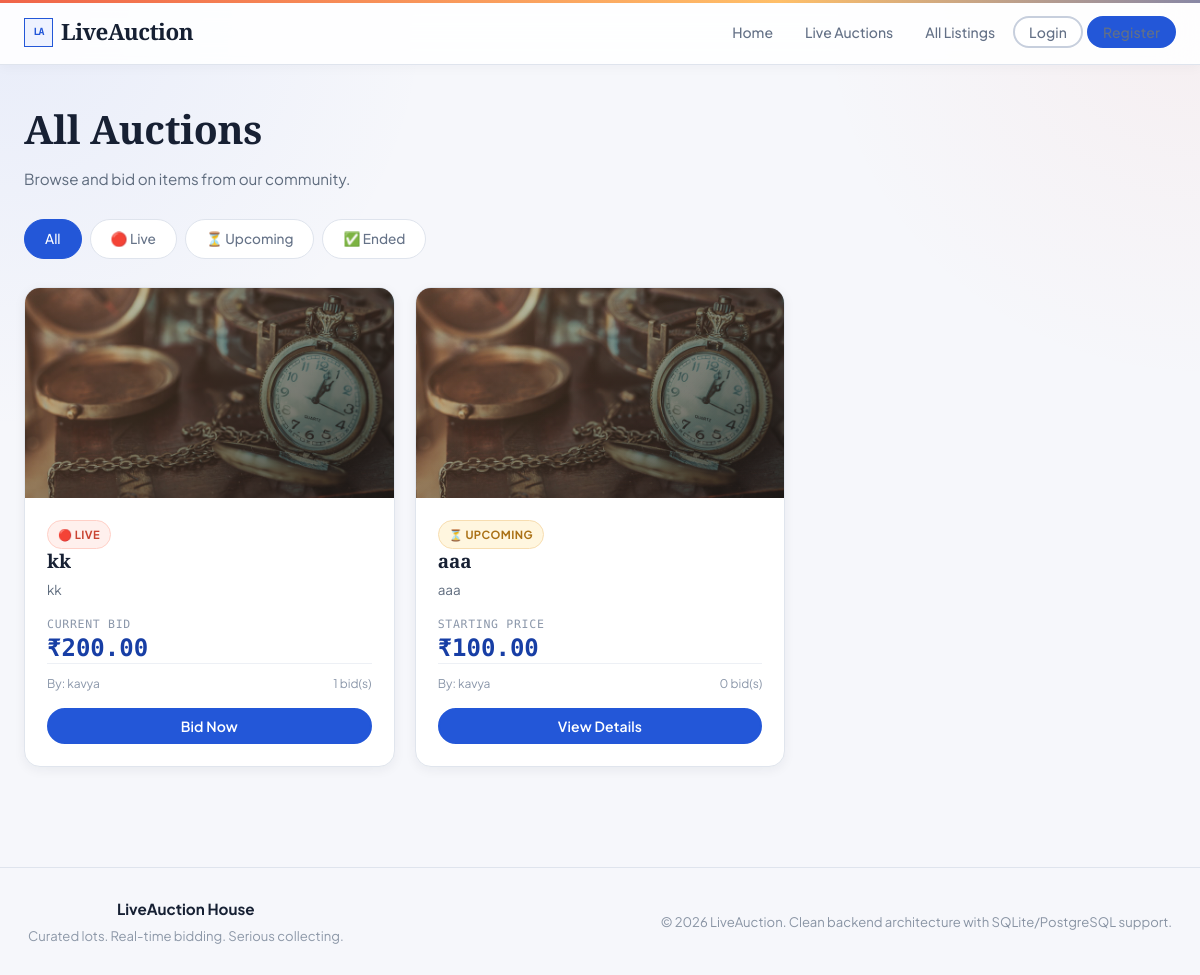
Page /auctions/ on the committed database.
### auctions/models.py (models this page shows, shortened)
class AuctionItem(models.Model):
    STATUS_CHOICES = [
        ('upcoming', 'Upcoming'),
        ('live', 'Live'),
        ('ended', 'Ended'),
    ]
    title = models.CharField(max_length=200)
    description = models.TextField()
    image = models.ImageField(upload_to='auction_images/', blank=True, null=True)
    seller = models.ForeignKey(User, on_delete=models.CASCADE, related_name='items_listed')
    starting_price = models.DecimalField(max_digits=10, decimal_places=2)
    current_price = models.DecimalField(max_digits=10, decimal_places=2)
    start_time = models.DateTimeField()
    end_time = models.DateTimeField()
    status = models.CharField(max_length=10, choices=STATUS_CHOICES, default='upcoming')
    created_at = models.DateTimeField(auto_now_add=True)
    class Meta:
        ordering = ['-created_at']
    def update_status(self):
        now = timezone.now()
        if now < self.start_time:
            self.status = 'upcoming'
        elif self.start_time <= now <= self.end_time:
            self.status = 'live'
        else:
            self.status = 'ended'
        self.save()

### auctions/views.py (the view)
# urls.py: path('auctions/', views.auction_list, name='auction_list'),
def auction_list(request):
    status_filter = request.GET.get('status', 'all')
    for item in AuctionItem.objects.all():
        item.update_status()
    items = AuctionItem.objects.all()
    if status_filter in ['live', 'upcoming', 'ended']:
        items = items.filter(status=status_filter)
    return render(request, 'auctions/auction_list.html', {
        'items': items,
        'status_filter': status_filter,
    })

### templates/auctions/auction_list.html (shortened to what this page needs)
{% extends 'base.html' %}
{% block content %}
<div class="page-header">
    <h1>All Auctions</h1>
    <p>Browse and bid on items from our community.</p>
</div>
<div class="filter-tabs">
    <a href="{% url 'auction_list' %}" class="tab {% if status_filter == 'all' %}active{% endif %}">All</a>
    <a href="?status=live" class="tab {% if status_filter == 'live' %}active{% endif %}">🔴 Live</a>
    <a href="?status=upcoming" class="tab {% if status_filter == 'upcoming' %}active{% endif %}">⏳ Upcoming</a>
    <a href="?status=ended" class="tab {% if status_filter == 'ended' %}active{% endif %}">✅ Ended</a>
</div>
{% if items %}
    <div class="auction-grid">
        {% for item in items %}
            <div class="auction-card">
                {% if item.image %}
                    <img src="{{ item.image.url }}" alt="{{ item.title }}" class="card-img">
                {% else %}
                    <div class="card-img-placeholder">🖼️</div>
                {% endif %}
                <div class="card-body">
                    {% if item.status == 'live' %}
                        <span class="badge badge-live">🔴 LIVE</span>
                    {% elif item.status == 'upcoming' %}
                        <span class="badge badge-upcoming">⏳ Upcoming</span>
                    {% else %}
                        <span class="badge badge-ended">✅ Ended</span>
                    {% endif %}
                    <h3 class="card-title">{{ item.title }}</h3>
                    <p class="card-desc">{{ item.description|truncatechars:80 }}</p>
                    <div class="card-price">
                        <span class="price-label">
                            {% if item.status == 'upcoming' %}Starting Price{% else %}Current Bid{% endif %}
                        </span>
                        <span class="price-value">₹{{ item.current_price }}</span>
                    </div>
                    <div class="card-meta">
                        <span>By: {{ item.seller.username }}</span>
                        <span>{{ item.bids.count }} bid(s)</span>
                    </div>
                    <a href="{% url 'auction_detail' item.pk %}" class="btn btn-primary btn-block">
                        {% if item.status == 'live' %}Bid Now{% else %}View Details{% endif %}
                    </a>
                </div>
            </div>
        {% endfor %}
    </div>
{% endif %}
{% endblock %}

### rows in the picture
AuctionItem: status "🔴 LIVE", title "kk", description "kk", current_price "200.00", seller.username "kavya", bids.count "1"
AuctionItem: status "⏳ UPCOMING", title "aaa", description "aaa", current_price "100.00", seller.username "kavya", bids.count "0"
